Frame 1 (no input): blank canvas, image omitted
Frame 60 (no input): blank canvas, image omitted
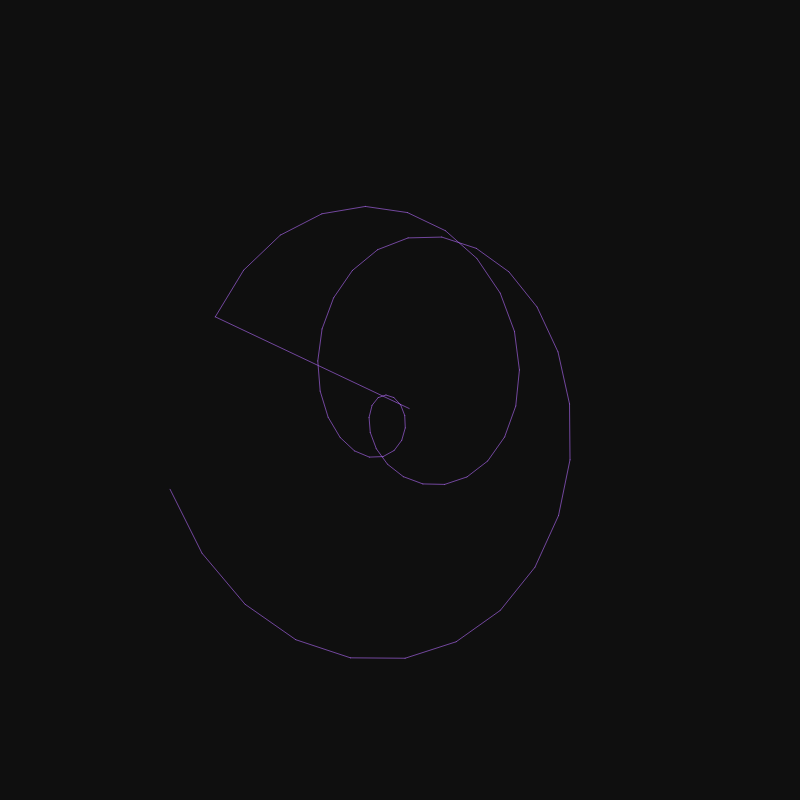
Frame 120 (the mouse pressed at the canvas centre since frame 60)

The p5.js sketch whose frames 1 and 60 were blank and that drew this single picture after the mouse press (run headless with seeded random() and noise() and a simulated clock; from frame 60 on, the mouse is pressed at the canvas centre):

// p5.js sketch
// ── sketch.js
let t=0;

let A1 = 0.7;
let A2 = 0.5;
let A3 = 0.3;
let A4 = 0.3;
let w1 = 2;
let w2 = 2.4;
let w3 = 3;
let w4 = 2.1;
let p1 = 0.541;
let p2 = 0.3;
let p3 = 0.44;
let p4 = 1.3;

let x = 0;
let y = 0;

function setup() {
	createCanvas(800, 800);
	background(15);
	noStroke();

}

function draw() {
	//background(15,15); // translucent background (creates trails)

	// make a x and y grid of traces
	
	translate(400,400);
	
	let xold = x;
	let yold = y;
	x = 200*(Math.exp(-A1*t)*sin(w1*t + p1)+Math.exp(-A2*t)*sin(w2*t+p2));
	y = 200*(Math.exp(-A3*t)*sin(w3*t + p3)+Math.exp(-A4*t)*sin(w4*t+p4));
	console.log([Math.exp(-A1*t), x,y]);

	line(xold, yold, x, y);

	t = t + 0.1; // update time
}

function mousePressed(){
	clear();
	background(15);
	stroke(random(255), 100+random(50), 255, 150);
	w1 = random(2,3);
	w2 = random(2,3);
	w3 = random(2,3);
	w4 = random(2,3);
	A1 = random(1/100);
	A2 = random(1/100);
	A3 = random(1/100);
	A4 = random(1/100);
	p1 = random(0,PI);
	p2 = random(0,PI);
	p3 = random(0,PI);
	p4 = random(0,PI);
	
}
